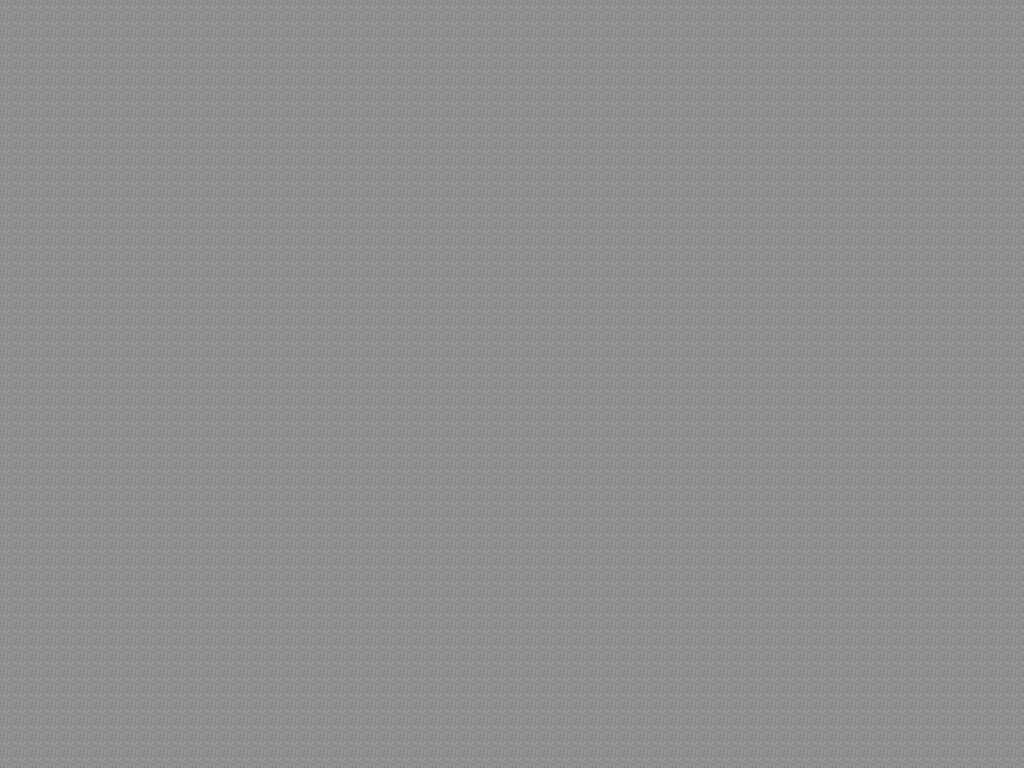

Tiled map render using the project's own tile images. Description and the map definition, with tile-layer contents summarised, below:
An orthogonal 64x48 tile map with 16x16 px tiles, 1 tile layer (Tile Layer 1).

<map version="1.0" tiledversion="1.1.5" orientation="orthogonal" renderorder="right-down" width="64" height="48" tilewidth="16" tileheight="16" infinite="0" nextobjectid="1">
 <tileset firstgid="1" source="terrainTilesheet.tsx" />
 <layer name="Tile Layer 1" width="64" height="48">
  <data>[3072 cells, 3072 non-empty, 1 distinct tile ids]</data>
 </layer>
</map>
